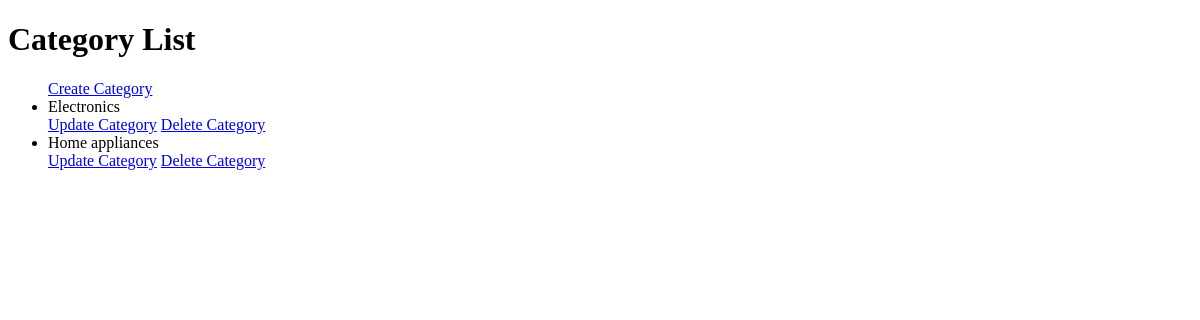
The page /category-list/ on the database as committed earlier.
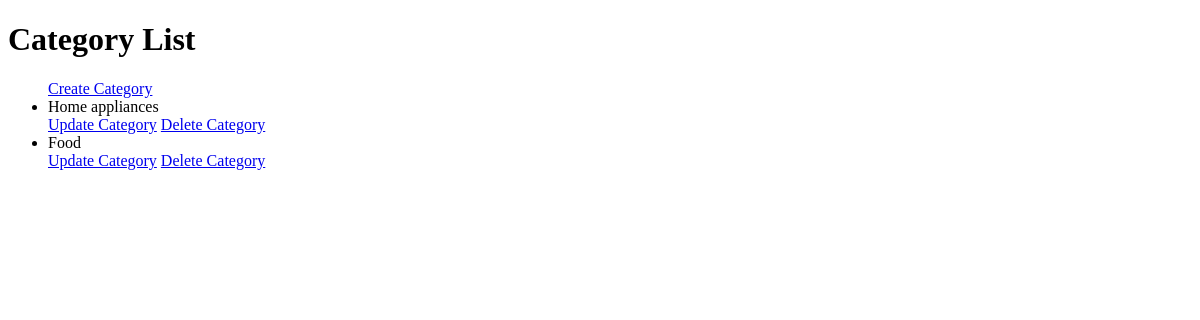
The same page on the database as committed later.
### ecommerce_app/models.py (models this page shows, shortened)
class Category(models.Model):
    name = models.CharField(max_length=255)

### ecommerce_app/views.py (the view)
# urls.py: path('category-list/',views.category_list,name='category_list'),
def category_list(request):
    categories = Category.objects.all()
    return render(request, 'category_list.html', {'categories':categories})

### ecommerce_app/templates/category_list.html (shortened to what this page needs)
<!DOCTYPE html>
<html lang="en">
<head>
</head>
<body>
    <h1>Category List</h1>
    <ul>
        <a href="{% url 'create_category' %}">Create Category</a>
        {% for category in categories %}
            <li>{{ category.name }}</li>
            <a href="{%url 'update_category' category.pk %}">Update Category</a>
            <a href="{%url 'delete_category' category.pk %}">Delete Category</a>
        {% endfor %}
    </ul>
</body>
</html>

Rows that differ between the two databases and show on the page:
removed Category: name "Electronics"
added Category: name "Food"
